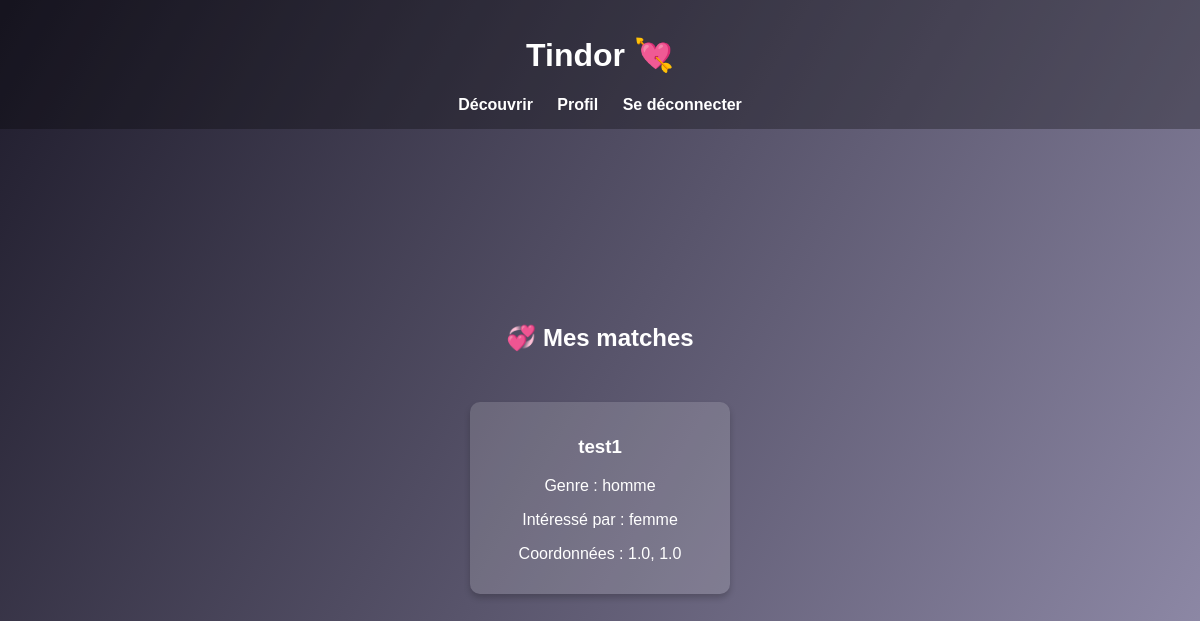
Page /matches/ (signed in) on the committed database.
### findeur/models.py (models this page shows, shortened)
class Profile(models.Model):
    GENDER_CHOICES = [
        ('homme', 'Homme'),
        ('femme', 'Femme'),
        ('autre', 'Autre'),
    ]
    INTEREST_CHOICES = [
        ('homme', 'Homme'),
        ('femme', 'Femme'),
        ('peu_importe', 'Peu importe'),
    ]
    user = models.OneToOneField(User, on_delete=models.CASCADE, related_name='profile')
    genre = models.CharField(max_length=12, choices=GENDER_CHOICES)
    interet = models.CharField(max_length=12, choices=INTEREST_CHOICES)
    latitude = models.FloatField(null=True, blank=True)
    longitude = models.FloatField(null=True, blank=True)

### findeur/views.py (the view)
# urls.py: path('matches/', views.matches_view, name='matches'),
@login_required
def matches_view(request):
    liked_ids = Vote.objects.filter(voter=request.user, value=1).values_list("target_id", flat=True)
    print(liked_ids)
    liked_by_ids = Vote.objects.filter(target=request.user, value=1).values_list("voter_id", flat=True)
    print(liked_by_ids)
    mutual_ids = set(liked_ids).intersection(set(liked_by_ids))
    print(mutual_ids)
    matches = Profile.objects.filter(user__id__in=mutual_ids).select_related("user")
    return render(request, "findeur/matches.html", {"matches": matches})

### findeur/templates/findeur/matches.html (shortened to what this page needs)
<!DOCTYPE html>
<html lang="fr">
<head>
  {% load static %}
  <link rel="stylesheet" href="{% static 'findeur/css/style.css' %}">
</head>
<body>
  <header>
    <h1>Tindor 💘</h1>
    <nav>
      <a href="{% url 'findeur:browse' %}">Découvrir</a>
      <a href="{% url 'findeur:profil' %}">Profil</a>
      <a href="{% url 'findeur:logout' %}">Se déconnecter</a>
    </nav>
  </header>
  <main>
    <h2>💞 Mes matches</h2>
    {% if matches %}
      <div id="matches-liste" class="card-list" aria-live="polite">
        {% for m in matches %}
          <div class="match-card">
            <h3>{{ m.user.username }}</h3>
            <p>Genre : {{ m.genre }}</p>
            <p>Intéressé par : {{ m.interet }}</p>
            {% if m.latitude and m.longitude %}
              <p>Coordonnées : {{ m.latitude }}, {{ m.longitude }}</p>
            {% endif %}
          </div>
        {% endfor %}
      </div>
    {% else %}
      <div id="matches-list" class="card-list">
        <p class="placeholder">Aucun match pour le moment 😢</p>
      </div>
    {% endif %}
  </main>
</body>
</html>

### findeur/static/findeur/css/style.css (style rules this page uses)
body { font-family: Arial, sans-serif; background: linear-gradient(120deg, #1f1c2c, #928dab); color: white; margin: 0; }
header { background-color: rgba(0, 0, 0, 0.3); padding: 15px; text-align: center; }
nav a { color: white; text-decoration: none; margin: 0 10px; font-weight: bold; }
main { display: flex; flex-direction: column; align-items: center; justify-content: center; height: 80vh; }
h2 { margin-bottom: 20px; }
.card-list { display: flex; flex-wrap: wrap; gap: 20px; justify-content: center; margin-top: 30px; }
.match-card { background-color: rgba(255, 255, 255, 0.15); border-radius: 10px; padding: 15px 20px; width: 220px; text-align: center; box-shadow: 0 4px 6px rgba(0,0,0,0.2); transition: transform 0.2s ease; }

### rows in the picture
Profile: user.username "test1", genre "homme", interet "femme", latitude "1.0", longitude "1.0"
